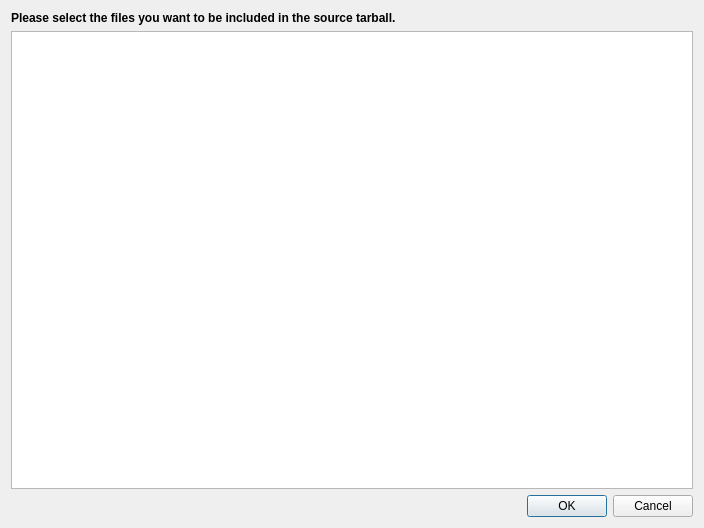
<?xml version="1.0" encoding="UTF-8"?>
<ui version="4.0">
 <class>MaemoPublishingFileSelectionDialog</class>
 <widget class="QDialog" name="MaemoPublishingFileSelectionDialog">
  <property name="geometry">
   <rect>
    <x>0</x>
    <y>0</y>
    <width>704</width>
    <height>528</height>
   </rect>
  </property>
  <property name="windowTitle">
   <string>Choose Package Contents</string>
  </property>
  <property name="modal">
   <bool>false</bool>
  </property>
  <layout class="QVBoxLayout" name="verticalLayout">
   <item>
    <widget class="QLabel" name="label">
     <property name="text">
      <string>&lt;b&gt;Please select the files you want to be included in the source tarball.&lt;/b&gt;
</string>
     </property>
    </widget>
   </item>
   <item>
    <widget class="QTreeView" name="projectView"/>
   </item>
   <item>
    <widget class="QDialogButtonBox" name="buttonBox">
     <property name="orientation">
      <enum>Qt::Horizontal</enum>
     </property>
     <property name="standardButtons">
      <set>QDialogButtonBox::Cancel|QDialogButtonBox::Ok</set>
     </property>
    </widget>
   </item>
  </layout>
 </widget>
 <resources/>
 <connections>
  <connection>
   <sender>buttonBox</sender>
   <signal>accepted()</signal>
   <receiver>MaemoPublishingFileSelectionDialog</receiver>
   <slot>accept()</slot>
   <hints>
    <hint type="sourcelabel">
     <x>248</x>
     <y>254</y>
    </hint>
    <hint type="destinationlabel">
     <x>157</x>
     <y>274</y>
    </hint>
   </hints>
  </connection>
  <connection>
   <sender>buttonBox</sender>
   <signal>rejected()</signal>
   <receiver>MaemoPublishingFileSelectionDialog</receiver>
   <slot>reject()</slot>
   <hints>
    <hint type="sourcelabel">
     <x>316</x>
     <y>260</y>
    </hint>
    <hint type="destinationlabel">
     <x>286</x>
     <y>274</y>
    </hint>
   </hints>
  </connection>
 </connections>
</ui>
